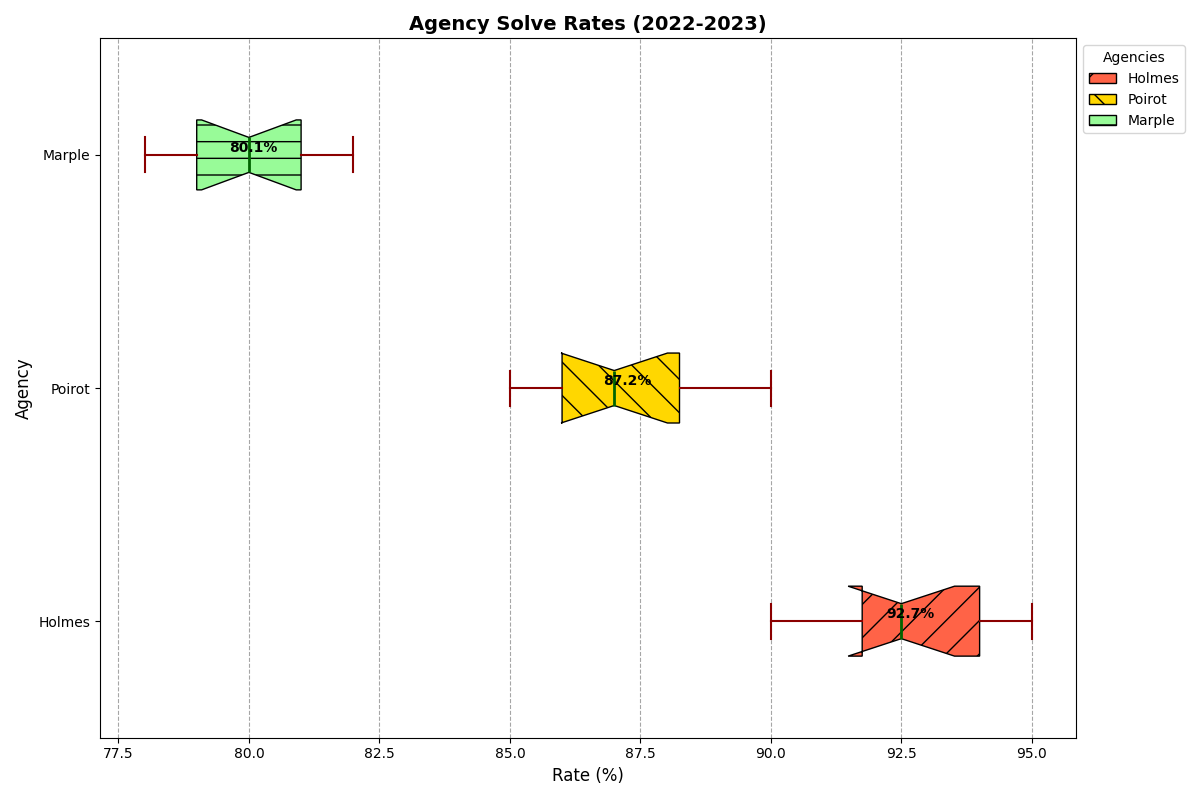

Here is the Python script that generated this plot:
import matplotlib.pyplot as plt
import numpy as np
import matplotlib.patches as mpatches

# Data for the historical performance of detective agencies in solving cases
agencies = ['Holmes', 'Poirot', 'Marple']

# Solve rate data (in percentages)
sherlock_data = [92, 95, 93, 90, 94, 91, 92, 92, 93, 95, 94, 91]
poirot_data = [88, 87, 89, 85, 86, 88, 90, 87, 89, 86, 85, 87]
marple_data = [78, 80, 82, 79, 81, 80, 79, 78, 80, 81, 82, 81]

solve_rates = [sherlock_data, poirot_data, marple_data]

fig, ax = plt.subplots(figsize=(12, 8))

# Horizontal box plot
box = ax.boxplot(solve_rates, vert=False, patch_artist=True, labels=agencies, notch=True, showfliers=True, whis=1.5)

colors = ['#FF6347', '#FFD700', '#98FB98']
patterns = ['/', '\\', '-']

for patch, color, pattern in zip(box['boxes'], colors, patterns):
    patch.set_facecolor(color)
    patch.set_hatch(pattern)

for element in ['whiskers', 'caps']:
    plt.setp(box[element], color='darkred', linewidth=1.5)
plt.setp(box['medians'], color='darkgreen', linewidth=2)

# Add data labels for mean
means = [np.mean(solve_rate) for solve_rate in solve_rates]
for i, mean in enumerate(means):
    ax.text(mean, i + 1, f'{mean:.1f}%', ha='center', va='bottom', fontsize=10, fontweight='bold', color='black')

ax.xaxis.grid(True, linestyle='--', which='major', color='grey', alpha=0.7)
ax.set_axisbelow(True)

plt.title('Agency Solve Rates (2022-2023)', fontsize=14, fontweight='bold')
plt.xlabel('Rate (%)', fontsize=12)
plt.ylabel('Agency', fontsize=12)

legend_handles = [mpatches.Patch(facecolor=color, edgecolor='black', label=agency, hatch=pattern) for color, agency, pattern in zip(colors, agencies, patterns)]
plt.legend(handles=legend_handles, title="Agencies", loc='upper left', bbox_to_anchor=(1, 1))

plt.tight_layout()

plt.show()
